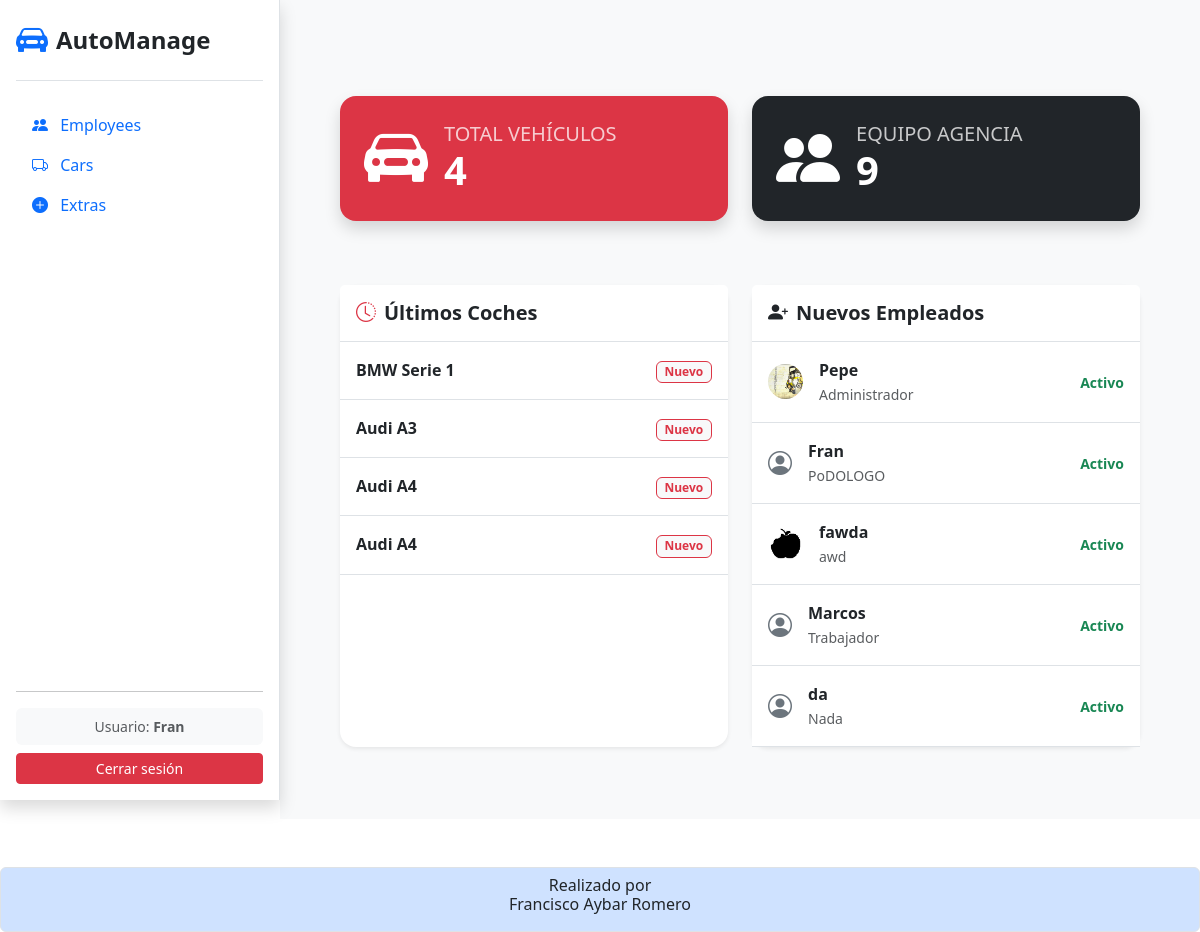
The page / (signed in) on the database its author committed.
### app_agencia_coches/models.py (models this page shows, shortened)
class Cars (models.Model):
    marca = models.CharField (
        verbose_name = 'Marca',
        max_length = 100,
        default = ''
    )
    modelo = models.CharField (
        verbose_name = 'Modelo',
        max_length =  100,
        default = ''
    )
    fecha_fabricacion = models.DateField (
        verbose_name = 'Fecha de fabricacion',
        default = date.today
    )
    kilometros = models.PositiveIntegerField (
        verbose_name = 'Kilometros',
        default = 0
    )
    combustible = models.CharField (
        verbose_name = 'Combustible',
        max_length = 100,
        default = ''
    )
    color = models.CharField (
        verbose_name = 'Color',
        max_length = 100,
        default = ''
    )
    imagen = models.ImageField (
        verbose_name = 'Imagen',
        upload_to = "coches/",
        blank=True,
        null=True
    )
    fecha_modificacion = models.DateField (
        auto_now = True
    )
    creado_por = models.ForeignKey(
        Employee,
        verbose_name = 'Creado por',
        on_delete = models.CASCADE
    )
    extras = models.ManyToManyField(
        Extra,
        verbose_name = 'Extras',
        related_name = 'coches',
        blank=True
    )

class Employee (models.Model):
    user = models.OneToOneField(
        User,
        on_delete = models.CASCADE,
        null = True,
        blank = True
    )
    nombre = models.CharField (
        verbose_name = 'Nombre',
        max_length = 100,
        default = ''
    )
    apellidos = models.CharField (
        verbose_name = 'Apellidos',
        max_length = 100,
        default = ''
    )
    puesto = models.CharField (
        verbose_name = 'Puesto',
        max_length = 100,
        default = ''
    )
    fecha_contratacion = models.DateField (
        verbose_name = 'Fecha de contratacion',
        auto_now_add = True
    )
    foto = models.ImageField (
        verbose_name = 'Foto',
        upload_to = "empleados/",
        blank = True,
        null = True
    )

### app_agencia_coches/views.py (the view)
# urls.py: path('', views.dashboard, name='dashboard'),
@login_required
def dashboard(request):
    total_cars = Cars.objects.count()
    total_employees = Employee.objects.count()
    recent_cars = Cars.objects.all().order_by('-id')[:5]
    recent_employees = Employee.objects.all().order_by('-id')[:5]
    context = {
        'total_cars': total_cars,
        'total_employees': total_employees,
        'recent_cars': recent_cars,
        'recent_employees': recent_employees,
    }
    return render(request, 'index.html', context)

### app_agencia_coches/templates/index.html (shortened to what this page needs)
<!doctype html>
<html lang="es-ES">
    <head>
        {% block css %}
        <link
            href="https://cdn.jsdelivr.net/npm/bootstrap@5.3.2/dist/css/bootstrap.min.css"
            rel="stylesheet"
        />
        {% endblock css %}
        {% block icon %}
        <link rel="stylesheet" href="https://cdn.jsdelivr.net/npm/bootstrap-icons@1.13.1/font/bootstrap-icons.min.css">
        {% endblock icon %}
        {% load static %}
        <link rel="stylesheet" href="{% static 'css/blur_detalles.css' %}">
        <link rel="stylesheet" href="{% static 'css/style_sidebar.css' %}">
    </head>
    <body>
        <div id="wrapper">
            <nav id="sidebar" class="bg-white shadow d-flex flex-column p-3 sticky-top">
                <div class="d-flex justify-content-between align-items-center border-bottom pb-3 mb-4">
                    <a href="{% url 'dashboard' %}" class="d-flex align-items-center text-decoration-none">
                        <i class="bi bi-car-front-fill fs-2 text-primary me-2"></i>
                        <span class="fs-4 fw-bold text-dark">AutoManage</span>
                    </a>
                </div>
                <ul class="nav nav-pills flex-column mb-auto">
                    <li class="nav-item">
                        <a class="nav-link {% if request.resolver_match.url_name == 'employees' %}active{% endif %}" href="{% url 'employees' %}">
                            <i class="bi bi-people-fill me-2"></i> Employees
                        </a>
                    </li>
                    <li class="nav-item">
                        <a class="nav-link {% if request.resolver_match.url_name == 'cars' %}active{% endif %}" href="{% url 'cars' %}">
                            <i class="bi bi-truck me-2"></i> Cars
                        </a>
                    </li>
                    <li class="nav-item">
                        <a class="nav-link {% if request.resolver_match.url_name == 'extras' %}active{% endif %}" href="{% url 'extras' %}">
                            <i class="bi bi-plus-circle-fill me-2"></i> Extras
                        </a>
                    </li>
                </ul>
                <hr>
                <div class="dropdown">
                    {% if user.is_authenticated %}
                        <div class="p-2 bg-light rounded mb-2 text-center">
                            <small class="text-muted d-block small">Usuario: <strong>{{ user.username }}</strong></small>
                        </div>
                        <form action="{% url 'logout' %}" method="post" class="m-0">
                            <button type="submit" class="btn btn-danger w-100 btn-sm">Cerrar sesión</button>
                        </form>
                    {% endif %}
                </div>
            </nav>
            <main class="main-content w-100 bg-light p-3 p-md-5">
                <div class="toast-container position-fixed bottom-0 end-0 p-3">
                </div>
                {% block content %}
                <div class="container mt-5">
                    <div class="row mb-5">
                        <div class="col-md-6 mb-3">
                            <div class="card bg-danger text-white shadow border-0 rounded-4">
                                <div class="card-body d-flex align-items-center p-4">
                                    <div class="display-3 me-3">
                                        <i class="bi bi-car-front-fill"></i>
                                    </div>
                                    <div>
                                        <h5 class="text-uppercase mb-0 opacity-75">Total Vehículos</h5>
                                        <h1 class="fw-bold mb-0">{{ total_cars }}</h1>
                                    </div>
                                </div>
                            </div>
                        </div>
                        <div class="col-md-6 mb-3">
                            <div class="card bg-dark text-white shadow border-0 rounded-4">
                                <div class="card-body d-flex align-items-center p-4">
                                    <div class="display-3 me-3">
                                        <i class="bi bi-people-fill"></i>
                                    </div>
                                    <div>
                                        <h5 class="text-uppercase mb-0 opacity-75">Equipo Agencia</h5>
                                        <h1 class="fw-bold mb-0">{{ total_employees }}</h1>
                                    </div>
                                </div>
                            </div>
                        </div>
                    </div>
                    <div class="row">
                        <div class="col-lg-6 mb-4">
                            <div class="card shadow-sm border-0 rounded-4 h-100">
                                <div class="card-header bg-white py-3 border-bottom">
                                    <h5 class="fw-bold mb-0"><i class="bi bi-clock-history me-2 text-danger"></i>Últimos Coches</h5>
                                </div>
                                <div class="card-body p-0">
                                    <div class="table-responsive">
                                        <table class="table table-hover mb-0">
                                            <tbody class="border-top-0">
                                                {% for car in recent_cars %}
                                                <tr>
                                                    <td class="p-3">
                                                        <div class="fw-bold text-dark">{{ car.marca }} {{ car.modelo }}</div>
                                                    </td>
                                                    <td class="p-3 text-end align-middle">
                                                        <span class="badge bg-light text-danger border border-danger">Nuevo</span>
                                                    </td>
                                                </tr>
                                                {% empty %}
                                                <tr class="text-center"><td class="p-4 text-muted">No hay coches registrados.</td></tr>
                                                {% endfor %}
                                            </tbody>
                                        </table>
                                    </div>
                                </div>
                            </div>
                        </div>
                        <div class="col-lg-6 mb-4">
                            <div class="card shadow-sm border-0 rounded-4 h-100">
                                <div class="card-header bg-white py-3 border-bottom">
                                    <h5 class="fw-bold mb-0"><i class="bi bi-person-plus-fill me-2 text-dark"></i>Nuevos Empleados</h5>
                                </div>
                                <div class="card-body p-0">
                                    <div class="table-responsive">
                                        <table class="table table-hover mb-0">
                                            <tbody class="border-top-0">
                                                {% for emp in recent_employees %}
                                                <tr>
                                                    <td class="p-3 d-flex align-items-center">
                                                        {% if emp.foto %}
                                                            <img src="{{ emp.foto.url }}" class="rounded-circle me-3" style="width: 35px; height: 35px; object-fit: cover;">
                                                        {% else %}
                                                            <i class="bi bi-person-circle fs-4 me-3 text-secondary"></i>
                                                        {% endif %}
                                                        <div>
                                                            <div class="fw-bold text-dark">{{ emp.user.username }}</div>
                                                            <small class="text-muted">{{ emp.puesto }}</small>
                                                        </div>
                                                    </td>
                                                    <td class="p-3 text-end align-middle">
                                                        <span class="text-success small fw-bold">Activo</span>
                                                    </td>
                                                </tr>
                                                {% empty %}
                                                <tr class="text-center"><td class="p-4 text-muted">No hay empleados registrados.</td></tr>
                                                {% endfor %}
                                            </tbody>
                                        </table>
                                    </div>
                                </div>
                            </div>
                        </div>
                    </div>
                </div>
                {% endblock %}
            </main>
        </div>
        {%block footer%}
        <footer class="mt-5 p-2 text-center border rounded bg-primary-subtle">
            <h6>
                Realizado por<br> Francisco Aybar Romero
            </h6>
        </footer>
        {%endblock footer%}
    </body>
</html>

### static/css/style_sidebar.css (style rules this page uses)
#wrapper { display: flex; align-items: stretch; }
#sidebar { min-width: 280px; max-width: 280px; height: 100vh; position: fixed; top: 0; left: 0; display: flex; flex-direction: column; z-index: 1000; background-color: #fff; border-right: 1px solid #dee2e6; }
.main-content { flex: 1; margin-left: 280px; min-height: 100vh; background-color: #f8f9fa; }

### rows shown on the page
Cars: marca "BMW", modelo "Serie 1"
Cars: marca "Audi", modelo "A3"
Cars: marca "Audi", modelo "A4"
Cars: marca "Audi", modelo "A4"
Employee: foto (picture), user.username "Pepe", puesto "Administrador"
Employee: user.username "Fran", puesto "PoDOLOGO"
Employee: foto (picture), user.username "fawda", puesto "awd"
Employee: user.username "Marcos", puesto "Trabajador"
Employee: user.username "da", puesto "Nada"

### other values the page prints
{{ user.username }} "Fran"
{{ total_cars }} "4"
{{ total_employees }} "9"
